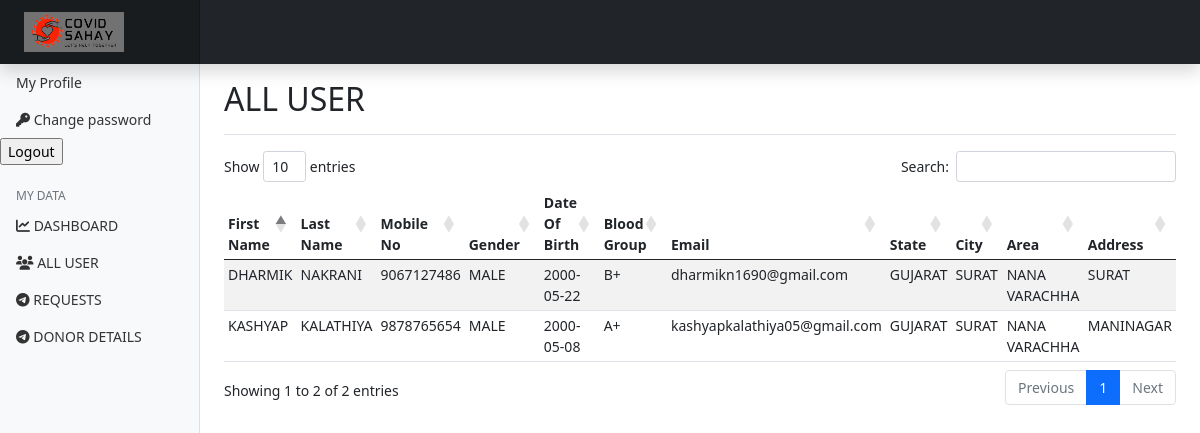
Before: /myadmin/alluser (signed in) with the older database file.
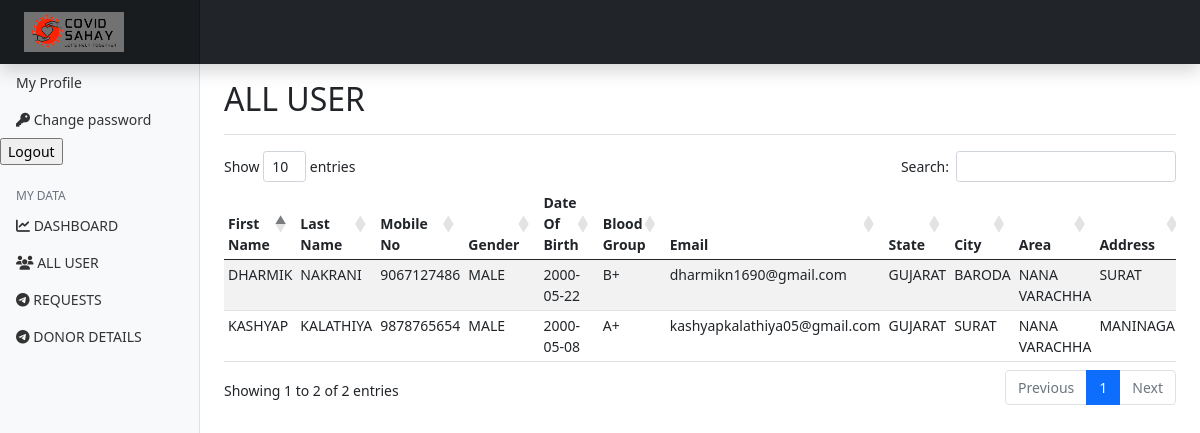
After: the same page with the newer database file.
### user/models.py (models this page shows)
class User(models.Model):
   fName = models.CharField(max_length=20, null=True)
   lName = models.CharField(max_length=20, null=True)
   mono = models.BigIntegerField(null=True)
   gender = models.CharField(max_length=10, null=True)
   dob = models.CharField(max_length=10, null=True)
   bGrp = models.CharField(max_length=10, null=True)
   email = models.CharField(max_length=30, null=True)
   state = models.CharField(max_length=20, null=True)
   city = models.CharField(max_length=20, null=True)
   area = models.CharField(max_length=20, null=True)
   add = models.CharField(max_length=50, null=True)
   pwd = models.CharField(max_length=50, null=True)

### myadmin/views.py (the view)
# urls.py: path('/alluser', django_admin_alluser, name='alluser'),
def django_admin_alluser(request):
     try:
          aId = request.session['admin_id']
     except KeyError:
          return redirect('alogin')
     aDetail = MyAdmin.objects.get(id=aId)
     data = User.objects.all()
     context = {
          "aId": aDetail.aName,
          "alldata": data
     }
     if request.method == 'POST':
          if request.POST.get('logout'):
               if request.session.has_key('admin_id'):
                    request.session.flush()
               return redirect('alogin')
     return render(request, 'Myadmin_panel/alluser.html', context)

### template/Myadmin_panel/alluser.html (shortened to what this page needs)
{% extends 'Myadmin_panel/header.html' %}
{% load static %}
{% get_static_prefix as STATFILE %}
{% block 'content' %}
<div class="d-flex justify-content-between flex-wrap flex-md-nowrap align-items-center pt-3 pb-2 mb-3 border-bottom">
    <h2>ALL USER</h2>
  </div>
  <div class="table-responsive" >
    <table class="table table-striped table-sm" id="mytable">
      <thead>
        <tr>
          <th scope="col">First Name</th>
          <th scope="col">Last Name</th>
          <th scope="col">Mobile No</th>
          <th scope="col">Gender</th>
          <th scope="col">Date Of Birth</th>
          <th scope="col">Blood Group</th>
          <th scope="col">Email</th>
          <th scope="col">State</th>
          <th scope="col">City</th>
          <th scope="col">Area</th>
          <th scope="col">Address</th>
        </tr>
      </thead>
      <tbody>
        {% for all in alldata %}
        <tr>
          <td>{{all.fName |upper}}</td>
          <td>{{all.lName |upper}}</td>
          <td>{{all.mono |upper}}</td>
          <td>{{all.gender |upper}}</td>
          <td>{{all.dob |upper}}</td>
          <td>{{all.bGrp |upper}}</td>
          <td>{{all.email |lower}}</td>
          <td>{{all.state |upper}}</td>
          <td>{{all.city |upper}}</td>
          <td>{{all.area |upper}}</td>
          <td>{{all.add |upper}}</td>
        </tr>
        {% endfor %}
      </tbody>
    </table>
  </div>
{% endblock 'content' %}
{% block 'extrajs' %}
<link rel="stylesheet" href="https://cdn.datatables.net/1.10.21/css/dataTables.bootstrap4.min.css">
{% endblock 'extrajs' %}

Changed rows visible on the page:
changed User "DHARMIK": city "SURAT" → "BARODA"
